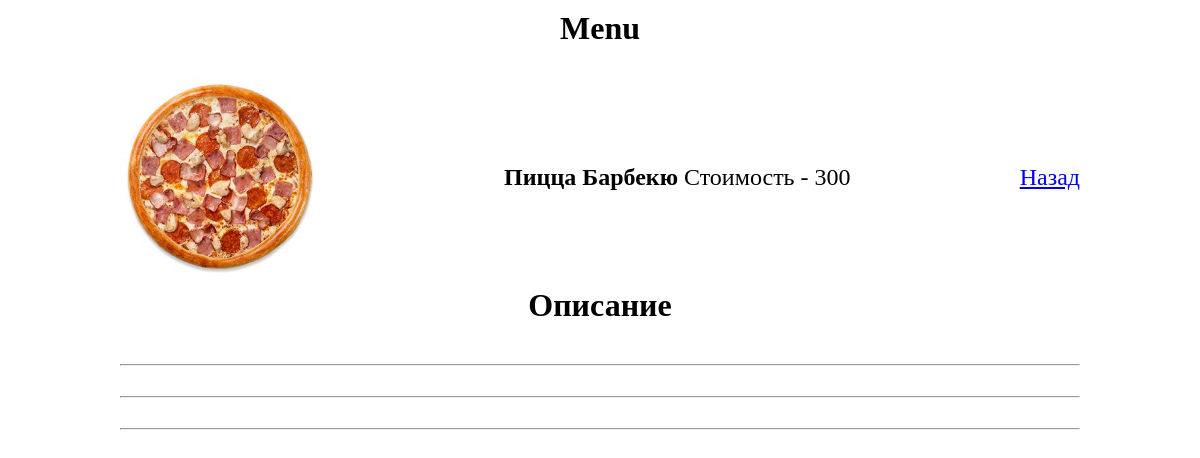
The page /cart.php?id=2 on the database its author committed.
### tables this page shows
CREATE TABLE "items" (
	"id"	INTEGER NOT NULL UNIQUE,
	"name"	TEXT NOT NULL UNIQUE,
	"categories_id"	INTEGER NOT NULL,
	"subcategories"	TEXT NOT NULL,
	"imgSrc"	TEXT,
	"price"	INTEGER,
	PRIMARY KEY("id" AUTOINCREMENT)
);

### cart.php (the view)
<?php
include_once 'head.php';
$pdo = new PDO('sqlite:pizzasushiwok.db');
$itemId = $_GET['id'];
$queryItem = $pdo->query('SELECT * FROM items WHERE id=' . $itemId);
$item = $queryItem->fetch(PDO::FETCH_ASSOC);
echo '<div class="item">
    <img src="template/www/img/' . $item['imgSrc'] . '">
    <div><b>' . $item['name'] . '</b></a>
    Стоимость - ' . $item['price'] . '</div>
    <div><a href="index.php">Назад</a></div>
    </div> <div><h1>Описание</h1></div>
    <hr><hr><hr>
    ';

### template/www/style/style.css (style rules this page uses)
* { padding: 0px; margin: 0px; }
body { margin-right: 10%; margin-left: 10%; }
h1 { text-align: center; padding: 10px; }
img { margin-right: 15px; width: 200px; height: 200px; }
.item { display: flex; justify-content: space-between; align-items: center; margin-top: 20px; font-size: x-large; }
hr { margin-top: 30px; }

### rows shown on the page
items: imgSrc (picture), name "Пицца Барбекю", price "300"
